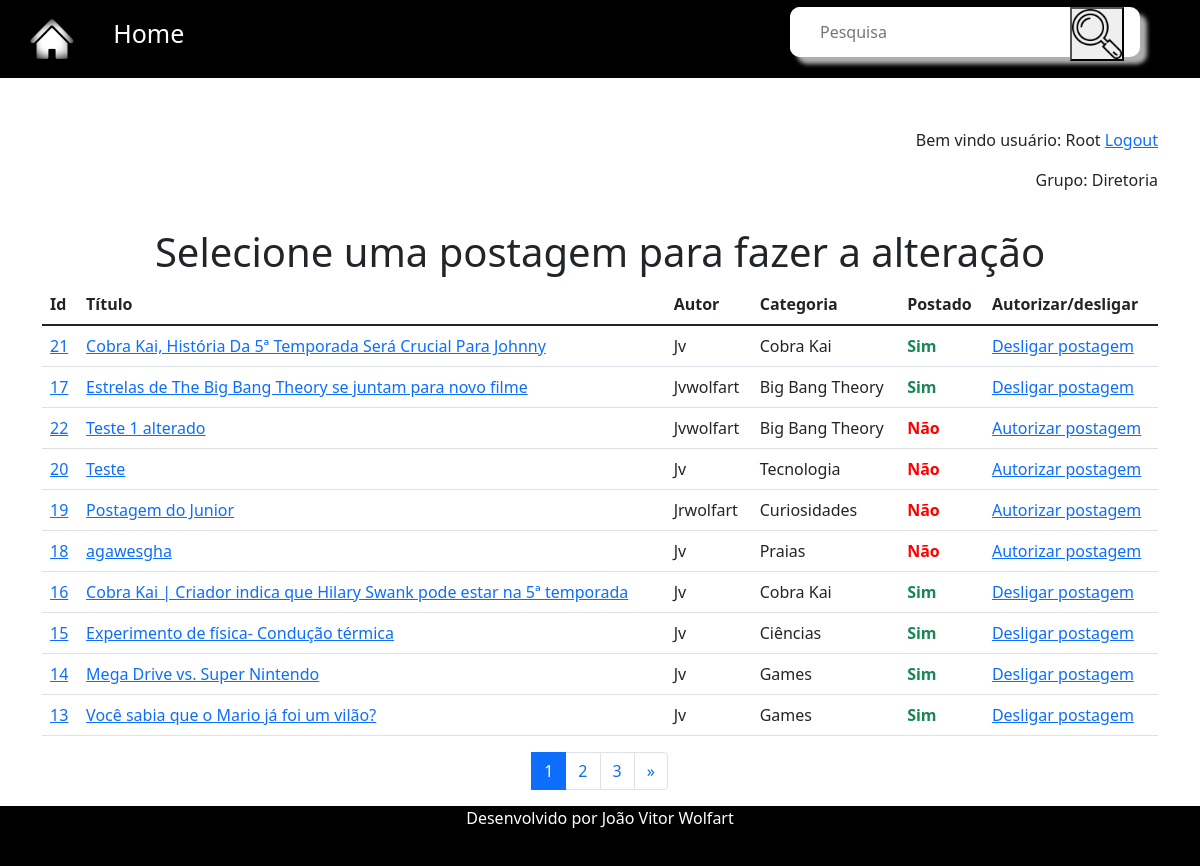
Screenshot of /usuarios/colaborador/lista_all/ (signed in) with the database file from the repository.
### postagens/models.py (models this page shows, shortened)
class Postagem(models.Model):
    titulo = models.CharField(max_length=100)
    data_postagem = models.DateTimeField(default=timezone.now)
    resumo = models.TextField()
    conteudo = models.TextField()
    categoria = models.ForeignKey(Categoria, on_delete=models.DO_NOTHING)
    foto = models.ImageField(blank=True, upload_to='fotos')
    postado = models.BooleanField(default=False)
    autor = models.ForeignKey(User, on_delete=models.DO_NOTHING, blank=True, null=True)

class Categoria(models.Model):
    categoria = models.CharField(max_length=50)
    def __str__(self):
        return self.categoria

### usuarios/views.py (the view)
# urls.py: path('colaborador/lista_all/', views.listar_all_posts, name='lista_all'),
@login_required(login_url='/usuarios/login')
def listar_all_posts(request):
    posts = Postagem.objects.all().order_by('-data_postagem')
    paginator = Paginator(posts, 10)
    page = request.GET.get('p')
    posts = paginator.get_page(page)
    return render(request, 'lista_posts.html', {'posts': posts})

### usuarios/templates/lista_posts.html (shortened to what this page needs)
{% extends 'base.html' %}
{% load static%}
{% block 'conteudo' %}
{% include 'parciais/_autenticado.html'%}
<h1 style="padding-top: 20px;" class="text-center">Selecione uma postagem para fazer a alteração</h1>
{%if user.groups.all.0.name != 'Diretoria'%}
<table class="table">
    <thead>
        <tr>
            <th>Id</th>
            <th>Título</th>
            <th>Categoria</th>
            <th>Postado</th>
        </tr>
    </thead>
    {% for p in posts%}
    <tr>
        <td><a href="{% url 'alterar' p.id%}">{{p.id}}</a></td>
        <td><a href="{% url 'alterar' p.id%}">{{p.titulo}}</a></td>
        <td>{{p.categoria}}</td>
        {%if p.postado %}
        <td>Sim</td>
        {%else%}
        <td style="color: red;"><strong>Não</strong></td>
        {%endif%}
    </tr>
    {% endfor %}
</table>
{%else%}
<table class="table">
    <thead>
        <tr>
            <th>Id</th>
            <th>Título</th>
            <th>Autor</th>
            <th>Categoria</th>
            <th>Postado</th>
            <th>Autorizar/desligar</th>
        </tr>
    </thead>
    {% for p in posts%}
    <tr>
        <td><a href="{% url 'alterar' p.id%}">{{p.id}}</a></td>
        <td><a href="{% url 'alterar' p.id%}">{{p.titulo}}</a></td>
        <td>{{p.autor}}</td>
        <td>{{p.categoria}}</td>
        {%if p.postado %}
        <td class="text-success"><strong>Sim</strong></td>
        <td><a href="{% url 'desligar' p.id%}">Desligar postagem</a></td>
        {%else%}
        <td style="color: red;"><strong>Não</strong></td>
        <td><a href="{% url 'autorizar' p.id%}">Autorizar postagem</a></td>
        {%endif%}
    </tr>
    {% endfor %}
</table>
{%endif%}
<div class="text-center">
    <nav aria-label="Page navigation example mb-5">
        <ul class="pagination justify-content-center">
        {%for pagina in posts.paginator.page_range%}
            {%if posts.number == pagina%}
                <li class="page-item active"><a class="page-link" href="?p={{pagina}}">{{pagina}}</a></li>
            {%else %}
                <li class="page-item"><a class="page-link" href="?p={{pagina}}">{{pagina}}</a></li>
            {%endif%}
        {% endfor %}
        <li class="page-item">
            {%if posts.has_next %}
            <a class="page-link" href="?p={{posts.next_page_number}}" aria-label="Next">
            <span aria-hidden="true">&raquo;</span>
            </a>
            {% endif %}
        </li>
        </ul>
    </nav>
</div>
{% endblock %}

### templates/parciais/_autenticado.html (shortened to what this page needs)
{% if user.is_authenticated %}
    <div class="text-end">
        <p>Bem vindo usuário: {{user.first_name}} {{user.last_name}} <a href="{% url 'logout' %}">Logout</a> </p>
        {%if  request.user.groups.all.0.name  != None %}
            <p>Grupo: {{request.user.groups.all.0.name}} </p>
        {%endif%}
    </div>
{% else %}
    <p class="text-end"><a href="{% url 'login' %}">Clique aqui para fazer login</a></p>
{% endif %}

### templates/static/css/blog.css (style rules this page uses)
* { margin: 0; padding: 0; }
body { background-color: azure; }
a { cursor: pointer; }

### rows the page displays
Postagem: id "21", titulo "Cobra Kai, História Da 5ª Temporada Será Crucial Para Johnny", autor "Jv", categoria "Cobra Kai", postado "Sim"
Postagem: id "17", titulo "Estrelas de The Big Bang Theory se juntam para novo filme", autor "Jvwolfart", categoria "Big Bang Theory", postado "Sim"
Postagem: id "22", titulo "Teste 1 alterado", autor "Jvwolfart", categoria "Big Bang Theory", postado "Não"
Postagem: id "20", titulo "Teste", autor "Jv", categoria "Tecnologia", postado "Não"
Postagem: id "19", titulo "Postagem do Junior", autor "Jrwolfart", categoria "Curiosidades", postado "Não"
Postagem: id "18", titulo "agawesgha", autor "Jv", categoria "Praias", postado "Não"
Postagem: id "16", titulo "Cobra Kai | Criador indica que Hilary Swank pode estar na 5ª temporada", autor "Jv", categoria "Cobra Kai", postado "Sim"
Postagem: id "15", titulo "Experimento de física- Condução térmica", autor "Jv", categoria "Ciências", postado "Sim"
Postagem: id "14", titulo "Mega Drive vs. Super Nintendo", autor "Jv", categoria "Games", postado "Sim"
Postagem: id "13", titulo "Você sabia que o Mario já foi um vilão?", autor "Jv", categoria "Games", postado "Sim"

### other values shown
{{ user.first_name }} "Root"
{{ request.user.groups.all.0.name }} "Diretoria"
{{ pagina }} "1"
{{ pagina }} "2" "3"
